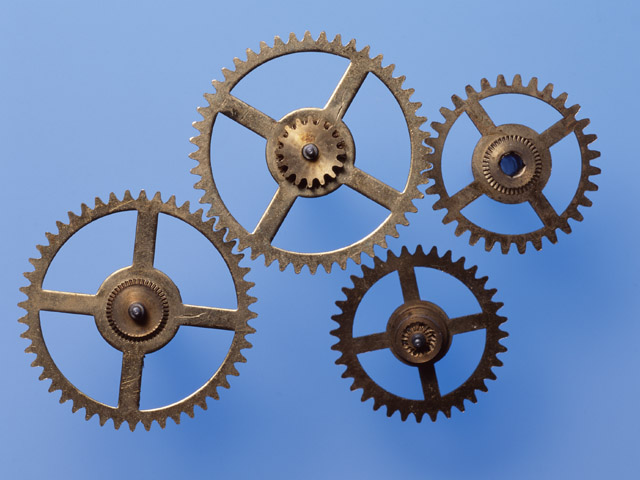
//> input picture sampleprogram/01/01-06.jpg, 640 x 480 px
$ ./01-01   (built with g++ and OpenCV 4)
//> lines starting //> are read from the running program, lines starting //| are printed output that depends on the picture; after the words box and inside, x2 and y2 are one past the last pixel; in counts of white or black regions, pixels touching at a corner belong together
#define _CRT_SECURE_NO_WARNINGS
#include <iostream>
#include <string>
#include <opencv2/opencv.hpp>
std::string win_src = "src";
std::string win_dst = "dst";

int main()
{
  cv::Mat img_src = cv::imread("./01-06.jpg", 1);
//> img_src is the input picture: 480 rows x 640 cols, CV_8UC3; mean B, G, R 178.1, 137.2, 112.4
  cv::Mat img_gray, img_dst;

  if (!img_src.data) {
    std::cout << "error" << std::endl;
    return -1;
  }

  cv::cvtColor(img_src, img_gray, cv::COLOR_BGR2GRAY);
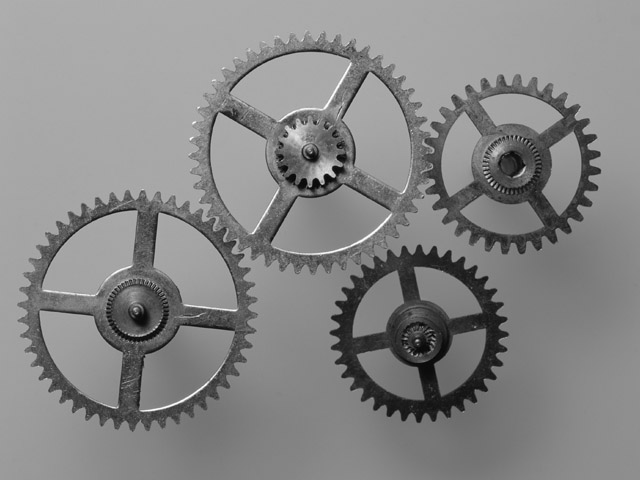
//> img_gray: 480 rows x 640 cols, CV_8UC1; min 4, max 254, mean 134.4
  img_src.copyTo(img_dst);

  std::vector<cv::Point2f> corners;
  cv::goodFeaturesToTrack(img_gray, corners, 1000, 0.1, 5);
//> corners = 411 Points (x, y), first 12: [294, 128], [334, 176], [418, 340], [491, 184], [323, 183], [159, 213], [310, 186], [219, 113], [115, 289], [409, 349], [286, 136], [311, 152]
  for (int i = 0; i < corners.size(); i++) {
    cv::circle(img_dst, cv::Point(corners[i].x, corners[i].y), 3, cv::Scalar(0, 0, 255), 2);
  }
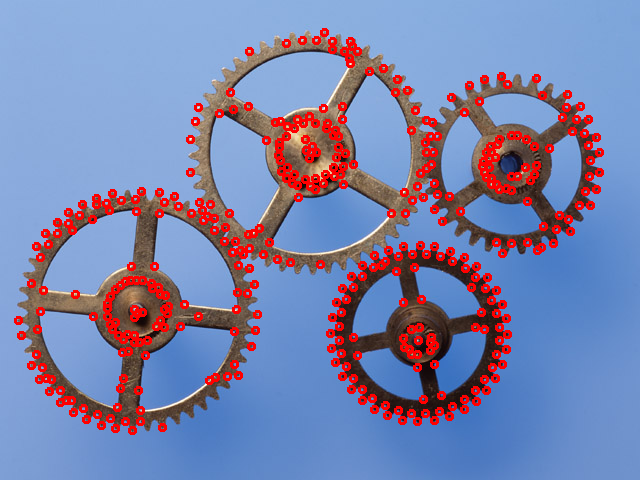
//> img_dst: 480 rows x 640 cols, CV_8UC3; 7.44% of pixels changed, all inside (x1, y1, x2, y2) = (14, 28, 604, 435)

  // ウインドウ生成
  cv::namedWindow(win_src, cv::WINDOW_AUTOSIZE);
  cv::namedWindow(win_dst, cv::WINDOW_AUTOSIZE);

  // 表示
  cv::imshow(win_src, img_src);
  cv::imshow(win_dst, img_dst);

  cv::waitKey(0);

  return 0;
}

$ run again, with sampleprogram/01/01-09.jpg copied over sampleprogram/01/01-06.jpg
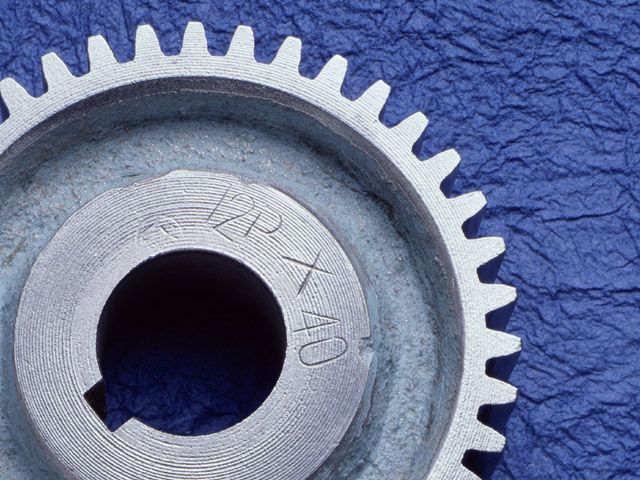
//> input picture sampleprogram/01/01-09.jpg, 640 x 480 px
//> img_src is the input picture: 480 rows x 640 cols, CV_8UC3; mean B, G, R 148.9, 115.3, 104.6
//> `cv::cvtColor(img_src, img_gray, cv::COLOR_BGR2GRAY);`:
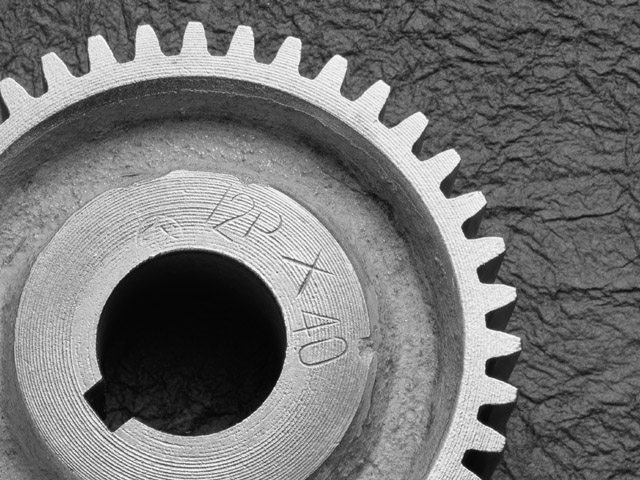
//> img_gray: 480 rows x 640 cols, CV_8UC1; min 4, max 255, mean 115.9
//> corners = 1000 Points (x, y), first 12: [516, 389], [83, 395], [520, 348], [519, 338], [250, 226], [300, 283], [304, 327], [256, 217], [515, 288], [503, 444], [245, 232], [274, 228]
//> after the loop `for (int i = 0; i < corners.size(); i++)`:
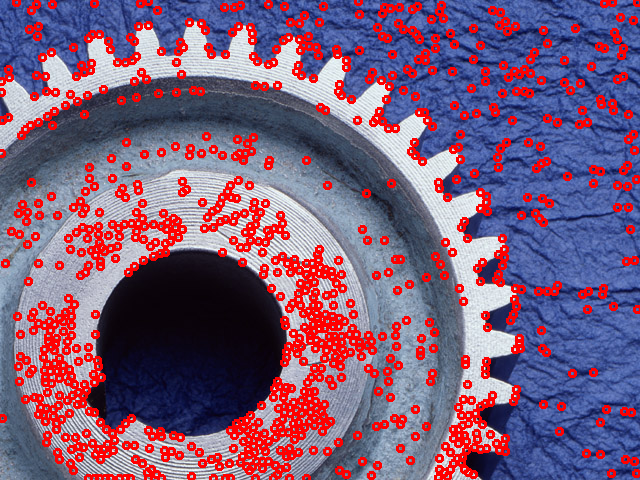
//> img_dst: 480 rows x 640 cols, CV_8UC3; 16.81% of pixels changed, all inside (x1, y1, x2, y2) = (0, 0, 640, 480)

$ run again, with sampleprogram/01/01-12.jpg copied over sampleprogram/01/01-06.jpg
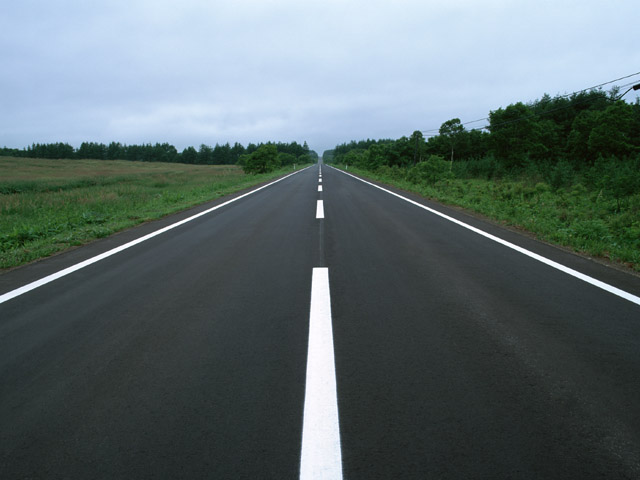
//> input picture sampleprogram/01/01-12.jpg, 640 x 480 px
//> img_src is the input picture: 480 rows x 640 cols, CV_8UC3; mean B, G, R 109.7, 107.6, 93.9
//> `cv::cvtColor(img_src, img_gray, cv::COLOR_BGR2GRAY);`:
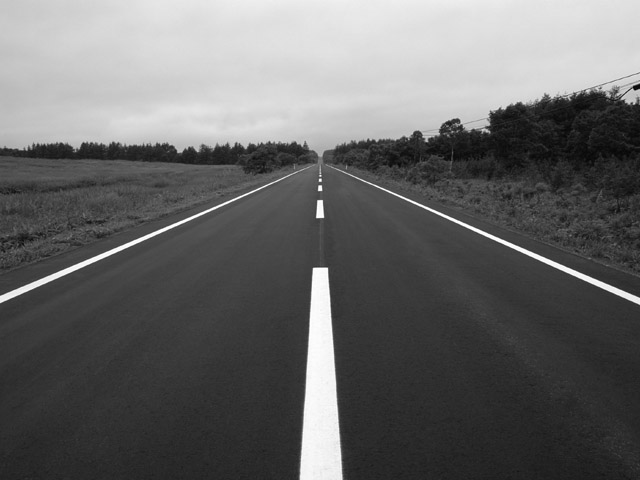
//> img_gray: 480 rows x 640 cols, CV_8UC1; min 3, max 255, mean 103.8
//> corners = 108 Points (x, y), first 12: [320, 180], [316, 217], [327, 268], [318, 190], [633, 87], [323, 217], [313, 268], [321, 201], [320, 175], [427, 141], [633, 103], [26, 149]
//> the loop `for (int i = 0; i < corners.size(); i++)` made 108 passes
//> after the loop `for (int i = 0; i < corners.size(); i++)`:
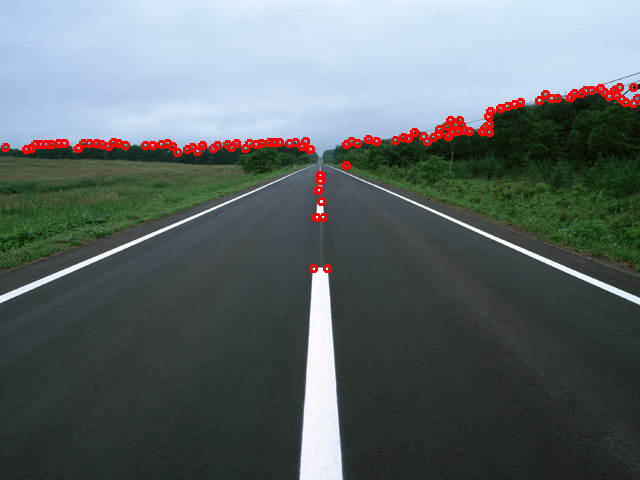
//> img_dst: 480 rows x 640 cols, CV_8UC3; 1.72% of pixels changed, all inside (x1, y1, x2, y2) = (1, 83, 640, 273)

$ run again, with sampleprogram/01/01-13.jpg copied over sampleprogram/01/01-06.jpg
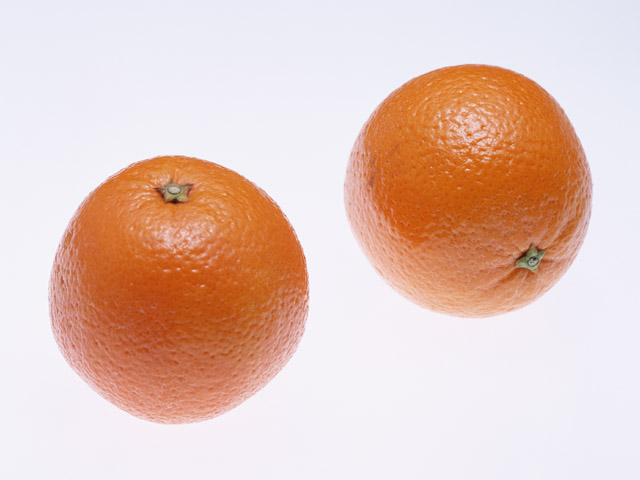
//> input picture sampleprogram/01/01-13.jpg, 640 x 480 px
//> img_src is the input picture: 480 rows x 640 cols, CV_8UC3; mean B, G, R 189.3, 199.7, 229
//> `cv::cvtColor(img_src, img_gray, cv::COLOR_BGR2GRAY);`:
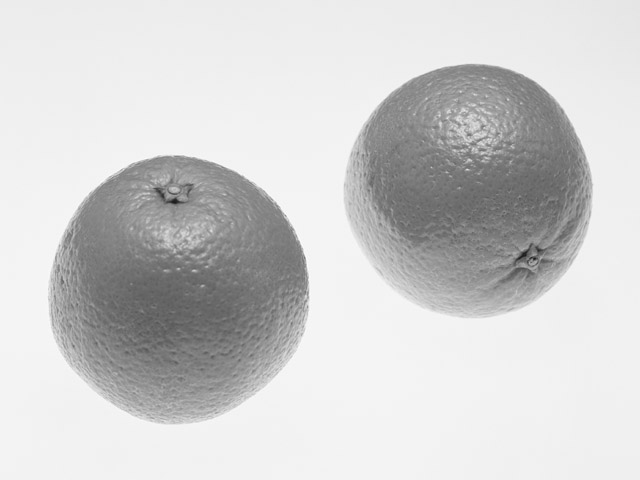
//> img_gray: 480 rows x 640 cols, CV_8UC1; min 27, max 254, mean 207.3
//> corners = 290 Points (x, y), first 12: [534, 259], [477, 143], [175, 198], [465, 170], [467, 135], [447, 118], [154, 188], [179, 269], [471, 160], [439, 115], [469, 143], [499, 133]
//> after the loop `for (int i = 0; i < corners.size(); i++)`:
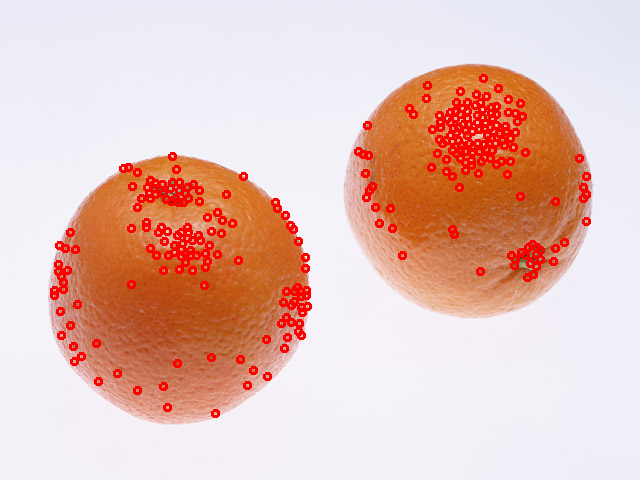
//> img_dst: 480 rows x 640 cols, CV_8UC3; 4.7% of pixels changed, all inside (x1, y1, x2, y2) = (50, 74, 591, 418)
